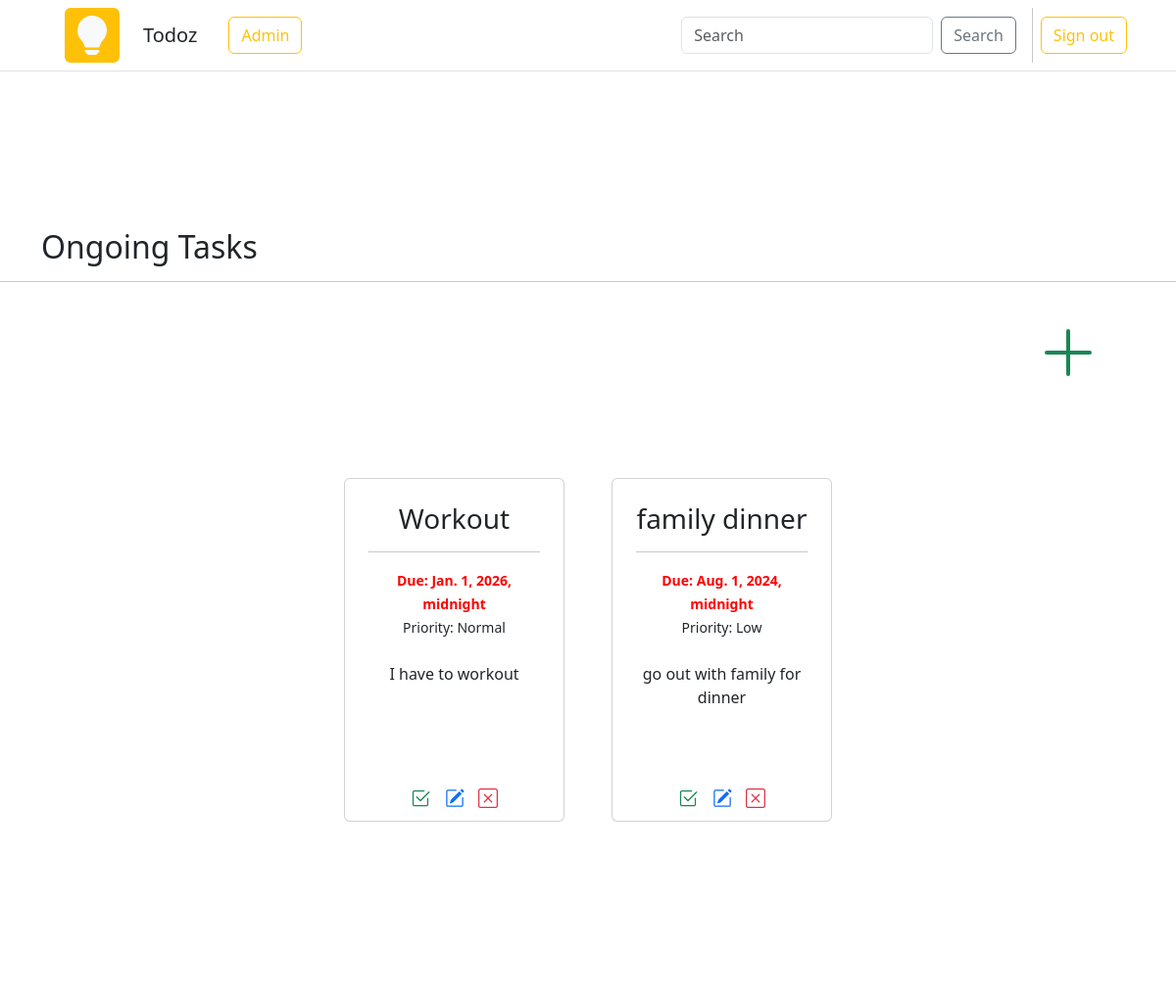
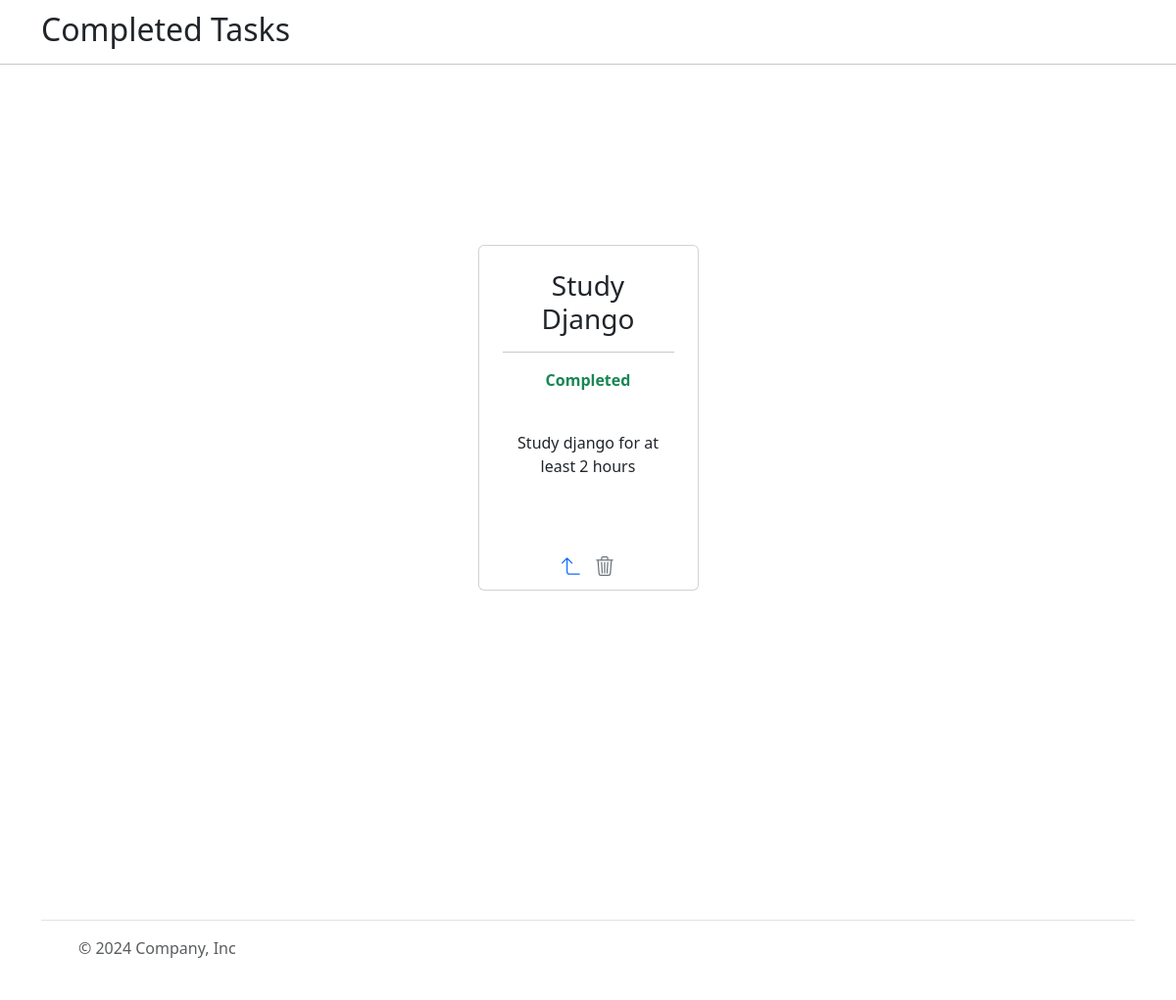
Screenshot of / (signed in) with the database file from the repository (2 pictures, top to bottom).
### todoz/models.py (models this page shows, shortened)
class Todo(models.Model):
    user = models.ForeignKey(User, blank=True, null=True, on_delete=models.CASCADE)
    task_name = models.CharField("Task Name", max_length=50)
    task_body = models.CharField("Task Body", max_length=200)
    category = models.ForeignKey(Category, on_delete=models.CASCADE, default=1)
    priority = models.ForeignKey(Priority, on_delete=models.CASCADE, default=3)
    deadline = models.DateTimeField("Deadline")
    created_at = models.DateTimeField("Created At", auto_now_add=True)
    completed = models.BooleanField("Completed", default=False)

class Priority(models.Model):
    name = models.CharField(max_length=50)
    def __str__(self):
        return self.name
    class Meta:
        verbose_name_plural = 'priority'

### todoz/views.py (the view)
# urls.py: 2. Add a URL to urlpatterns:  path('', views.home, name='home')
def home(request):
    if request.user.is_authenticated:
        todos = Todo.objects.filter(user__id=request.user.id)
        return render(request, "home.html", {"todos": todos})
    else:
        return render(request, "home.html")

### todoz/templates/home.html (shortened to what this page needs)
{% extends "base.html" %}
{% block content %}
{% if user.is_authenticated %}
{% if todos %}
<br><br><br><br>
<h2 class="container mt-5">Ongoing Tasks</h2>
<hr>
<br>
<div class="container px-4 px-lg-5 text-end">
  <a href="{% url 'add_todo' %}" class="text-success">
    <svg xmlns="http://www.w3.org/2000/svg" width="64" height="64" fill="currentColor" class="bi bi-plus-lg" viewBox="0 0 16 16">
      <path fill-rule="evenodd" d="M8 2a.5.5 0 0 1 .5.5v5h5a.5.5 0 0 1 0 1h-5v5a.5.5 0 0 1-1 0v-5h-5a.5.5 0 0 1 0-1h5v-5A.5.5 0 0 1 8 2Z"/>
    </svg>
  </a>
</div>
  <section class="py-5">
      <div class="container px-4 px-lg-5 mt-5">
        <div class="row gx-4 gx-lg-5 row-cols-2 row-cols-md-3 row-cols-xl-4 justify-content-center">
          {% for todo in todos %}
            {% if not todo.completed %}
          <div class="col mb-5">
              <div class="card h-100">
                  <div class="card-body p-4">
                      <div class="text-center">
                          <h3>{{ todo.task_name }}</h3>
                          <hr>
                          {% if todo.deadline %}
                          <small class="card-subtitle mb-2 text-body-red fw-bold" style="color: red;">Due: {{ todo.deadline }}</small><br>
                          {% endif %}
                          <small class="card-text">Priority: {{ todo.priority }}</small>
                          <br>
                          <br>
                          <p class="card-text">{{ todo.task_body }}</p>
                          <br>
                      </div>
                  </div>
                  <div class="card-footer border-top-0 bg-transparent">
                      <div class="text-center">
                        <form method="post" action="{% url 'toggle_complete' todo.id %}">
                          <button class="card-link btn bg-transparent text-success p-1 m-0"></button>
                        <a href="{% url 'edit_todo' todo.id %}" class="card-link btn text-primary p-1 m-0"></a>
                          <a href="{% url 'delete_todo' todo.id %}" class="card-link btn text-danger p-1 m-0"></a>
                        </form>
                        </div>
                  </div>
              </div>
          </div>
          {% endif %}
          {% endfor %}
        {% endif %}
      </div>
      <br>
      <br>
      <br>
      <br>
    </div>
  </section>
  <div class="container">
    <h2>Completed Tasks</h2>
  </div>
  <hr>
  <br>
  <section class="py-5">
  </section>
    <div class="container px-4 px-lg-5 mt-5">
      <div class="row gx-4 gx-lg-5 row-cols-2 row-cols-md-3 row-cols-xl-4 justify-content-center">
        {% for todo in todos %}
          {% if todo.completed %}
        <div class="col mb-5">
            <div class="card h-100">
                <div class="card-body p-4">
                    <div class="text-center">
                        <h3>{{ todo.task_name }}</h3>
                        <hr>
                        <p class="text-success fw-bold">Completed</p>
                        <br>
                        <p class="card-text">{{ todo.task_body }}</p>
                        <br>
                    </div>
                </div>
                <div class="card-footer border-top-0 bg-transparent">
                    <div class="text-center">
                      <form method="post" action="{% url 'toggle_complete' todo.id %}">
                        <button class="card-link btn text-primary p-1 m-0"></button>
                      <a href="{% url 'delete_todo' todo.id %}" class="card-link btn text-secondary p-1 m-0"></a>
                    </form>
                      </div>
                </div>
            </div>
        </div>
        {% endif %}
        {% endfor %}
      </div>
      <br>
      <br>
      <br>
      <br>
    </div>
{% endif %}
{% endblock %}

### todoz/templates/base.html (shortened to what this page needs)
<!DOCTYPE html>
<html lang="en">
<head>
    <link href="https://cdn.jsdelivr.net/npm/bootstrap@5.3.0/dist/css/bootstrap.min.css" rel="stylesheet">
</head>
<body>
  {% include "navbar.html" %}
      {% block content %}
      {% endblock %}
      <br>
      <br>
      <br>
      <br>
      <br>
      <br>
      <br>
  <div class="container">
    <footer class="d-flex flex-wrap justify-content-between align-items-center py-3 my-4 border-top">
      <div class="col-md-4 d-flex align-items-center">
        <a href="/" class="mb-3 me-2 mb-md-0 text-body-secondary text-decoration-none lh-1">
          <svg class="bi" width="30" height="24"><use xlink:href="#bootstrap"></use></svg>
        </a>
        <span class="mb-3 mb-md-0 text-body-secondary">© 2024 Company, Inc</span>
      </div>
      <ul class="nav col-md-4 justify-content-end list-unstyled d-flex">
        <li class="ms-3"><a class="text-body-secondary" href="#"><svg class="bi" width="24" height="24"><use xlink:href="#twitter"></use></svg></a></li>
        <li class="ms-3"><a class="text-body-secondary" href="#"><svg class="bi" width="24" height="24"><use xlink:href="#instagram"></use></svg></a></li>
        <li class="ms-3"><a class="text-body-secondary" href="#"><svg class="bi" width="24" height="24"><use xlink:href="#facebook"></use></svg></a></li>
      </ul>
    </footer>
  </div>
</body>
</html>

### todoz/templates/navbar.html (shortened to what this page needs)
<nav class="p-2 mb-3 border-bottom">
    <div class="container">
        <div class="d-flex flex-wrap align-items-center justify-content-center justify-content-lg-start">
        <a class="navbar-brand bg-warning text-light rounded mx-4" href="{% url 'home' %}"></a>
            <h5 class="mb-3 mb-lg-0 me-lg-3 text-center mt-auto mt-md-0">Todoz</h5>
            {% if user.is_superuser %}
            <a class="btn btn-outline-warning mx-3" href="http://127.0.0.1:8000/admin">Admin</a>
            {% endif %}
        <form class="d-flex col-10 col-lg-auto mb-3 mb-lg-0 me-lg-3" role="search">
            <input class="form-control me-2" type="search" placeholder="Search" aria-label="Search">
            <button class="btn btn-outline-secondary" type="submit">Search</button>
        </form>
        {% if user.is_authenticated %}
        <div class="text-end m-2">
            <a class="btn btn-outline-warning" href="{% url 'logout' %}">Sign out</a></li>
        </div>
        {% endif %}
        </div>
    </div>
</nav>

### rows the page displays
Todo: task_name "Workout", deadline "Jan. 1, 2026, midnight", priority "Normal", task_body "I have to workout"
Todo: task_name "family dinner", deadline "Aug. 1, 2024, midnight", priority "Low", task_body "go out with family for dinner"
Todo: task_name "Study Django", task_body "Study django for at least 2 hours"
